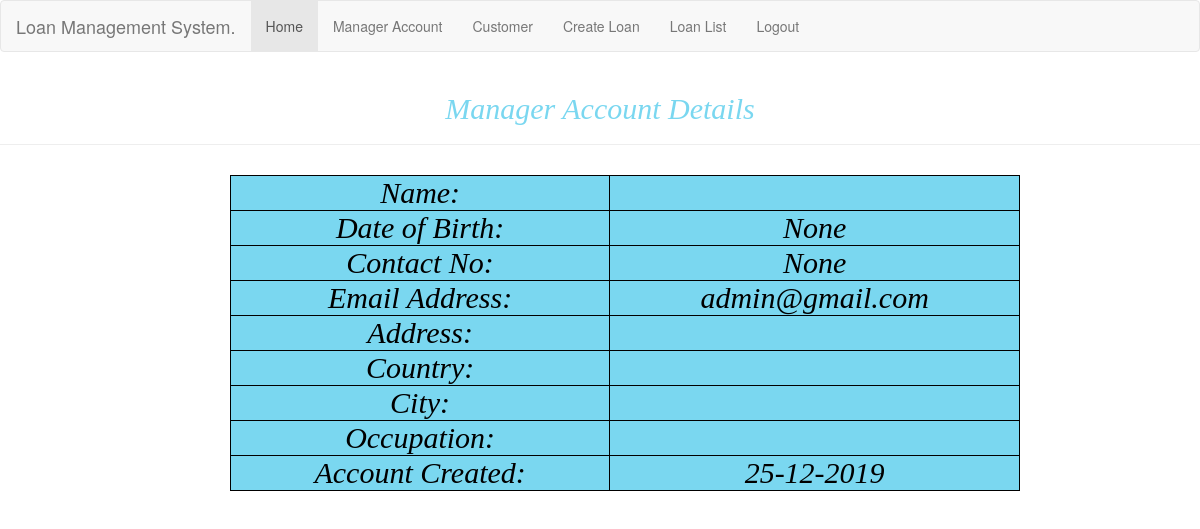
The page /account_details/ (signed in) on the database its author committed.
### accounts/models.py (models this page shows, shortened)
class UserProfile(AbstractUser):
    username = models.CharField('username', max_length=150, unique=True, default="")
    full_name= models.CharField(max_length=50, default="",blank= False)
    password= models.CharField(max_length=50,blank=False, default="")
    birth_date = models.DateField(null=True, blank=True)
    email = models.EmailField(unique=True, blank=False)
    contact_no = models.IntegerField(unique=True ,null=True)
    Address = models.CharField(max_length=512)
    city = models.CharField(max_length=256)
    country = models.CharField(max_length=256)
    nationality = models.CharField(max_length=256)
    occupation = models.CharField(max_length=256)
    balance = models.DecimalField(
        default=0,
        max_digits=12,
        decimal_places=2
    )
    USERNAME_FIELD = 'email'  # use email to log in
    REQUIRED_FIELDS = ['username']  # required when user is created
    class Meta:
        db_table = "users"

### accounts/views.py (the view)
# urls.py: path('account_details/', account_details, name="account_details"),
@login_required(login_url="/login/")
def account_details(request):
        return render(request, "accounts/account_details.html")

### accounts/templates/accounts/account_details.html (shortened to what this page needs)
   {% extends 'base.html' %}
    {% block content %}
<head>
</head>
    <div class="page-header">
      <h2 class="text-center"style="color: #7AD7F0; font-family: times, serif; font-style:italic;">Manager Account Details</h2>
    </div>
<div class="row">
  <div class="col-xs-12 col-md-8 text-left">
    <table>
      <tr><td>Name: </td><td>{{ user.full_name }}</td></tr>
      <tr><td>Date of Birth:  </td><td>{{ user.birth_date }}</td></tr>
      <tr><td>Contact No: </td><td>{{ user.contact_no }}</td></tr>
      <tr><td>Email Address: </td><td>{{ user.email }}</td></tr>
      <tr><td>Address: </td><td>{{ user.Address }}</td></tr>
      <tr><td>Country: </td><td>{{ user.country }}</td></tr>
      <tr><td>City: </td><td>{{ user.city }}</td></tr>
      <tr><td>Occupation: </td><td>{{ user.occupation }}</td></tr>
      <tr><td>Account Created: </td><td>{{ user.date_joined|date:'d-m-Y' }}</td></tr>
    </table>
  </div>
</div>
    {% endblock %}

### accounts/templates/base.html (style rules this page uses)
table { border-collapse: collapse; background-color: white; width:80% }
table,th,td { border: 1px solid black;margin: 10px auto; text-align: center; }
td { padding: 30px; text-align: center; color: black; background-color:white; }

### accounts/templates/accounts/account_details.html (style rules this page uses)
table { width: 100%; margin-left: 230px; }
td { background-color:#7AD7F0; color: black; font-family: times, serif; font-style:italic; font-size: 30px; }

### rows shown on the page
UserProfile: birth_date "None", contact_no "None", email "admin@gmail.com", date_joined "25-12-2019"
